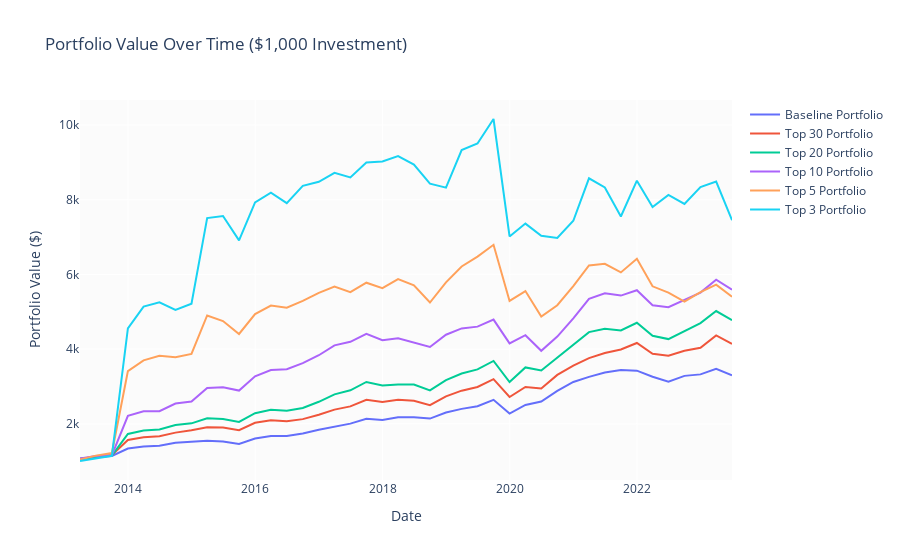

The code cell stored with this chart in its notebook:
### Code cell
import plotly.graph_objects as go

# Assuming you have a dataframe 'df_avg' with columns 'datadate', 'baseline_portfolio', and 'top_10'

# Calculate the cumulative return for both portfolios
df_avg['baseline_cum_return'] = (1 + df_avg['baseline']).cumprod()
df_avg['top_30_cum_return'] = (1 + df_avg['top_30']).cumprod()
df_avg['top_20_cum_return'] = (1 + df_avg['top_20']).cumprod()
df_avg['top_10_cum_return'] = (1 + df_avg['top_10']).cumprod()
df_avg['top_5_cum_return'] = (1 + df_avg['top_5']).cumprod()
df_avg['top_3_cum_return'] = (1 + df_avg['top_3']).cumprod()

# Calculate the value over time of a $1,000 investment
initial_investment = 1000
df_avg['baseline_value'] = initial_investment * df_avg['baseline_cum_return']
df_avg['top_30_value'] = initial_investment * df_avg['top_30_cum_return']
df_avg['top_20_value'] = initial_investment * df_avg['top_20_cum_return']
df_avg['top_10_value'] = initial_investment * df_avg['top_10_cum_return']
df_avg['top_5_value'] = initial_investment * df_avg['top_5_cum_return']
df_avg['top_3_value'] = initial_investment * df_avg['top_3_cum_return']

# Create the plot
fig = go.Figure()

# Add baseline portfolio trace
fig.add_trace(go.Scatter(x=df_avg['datadate'], y=df_avg['baseline_value'],
                         mode='lines', name='Baseline Portfolio'))

# Add top_10 portfolio trace
fig.add_trace(go.Scatter(x=df_avg['datadate'], y=df_avg['top_30_value'],
                         mode='lines', name='Top 30 Portfolio'))

# Add top_10 portfolio trace
fig.add_trace(go.Scatter(x=df_avg['datadate'], y=df_avg['top_20_value'],
                         mode='lines', name='Top 20 Portfolio'))

# Add top_10 portfolio trace
fig.add_trace(go.Scatter(x=df_avg['datadate'], y=df_avg['top_10_value'],
                         mode='lines', name='Top 10 Portfolio'))

# Add top_10 portfolio trace
fig.add_trace(go.Scatter(x=df_avg['datadate'], y=df_avg['top_5_value'],
                         mode='lines', name='Top 5 Portfolio'))

# Add top_10 portfolio trace
fig.add_trace(go.Scatter(x=df_avg['datadate'], y=df_avg['top_3_value'],
                         mode='lines', name='Top 3 Portfolio'))

# Update the layout
fig.update_layout(
    title='Portfolio Value Over Time ($1,000 Investment)',
    xaxis_title='Date',
    yaxis_title='Portfolio Value ($)',
)

# Show the plot
fig.show()
